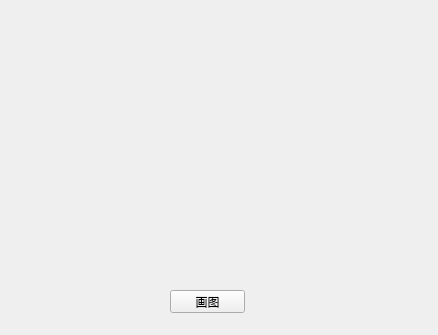
<?xml version="1.0" encoding="UTF-8"?>
<ui version="4.0">
 <class>Widget</class>
 <widget class="QWidget" name="Widget">
  <property name="geometry">
   <rect>
    <x>0</x>
    <y>0</y>
    <width>438</width>
    <height>335</height>
   </rect>
  </property>
  <property name="windowTitle">
   <string>Widget</string>
  </property>
  <widget class="QPushButton" name="pushButton">
   <property name="geometry">
    <rect>
     <x>170</x>
     <y>290</y>
     <width>75</width>
     <height>23</height>
    </rect>
   </property>
   <property name="text">
    <string>画图</string>
   </property>
  </widget>
 </widget>
 <layoutdefault spacing="6" margin="11"/>
 <resources/>
 <connections/>
</ui>
